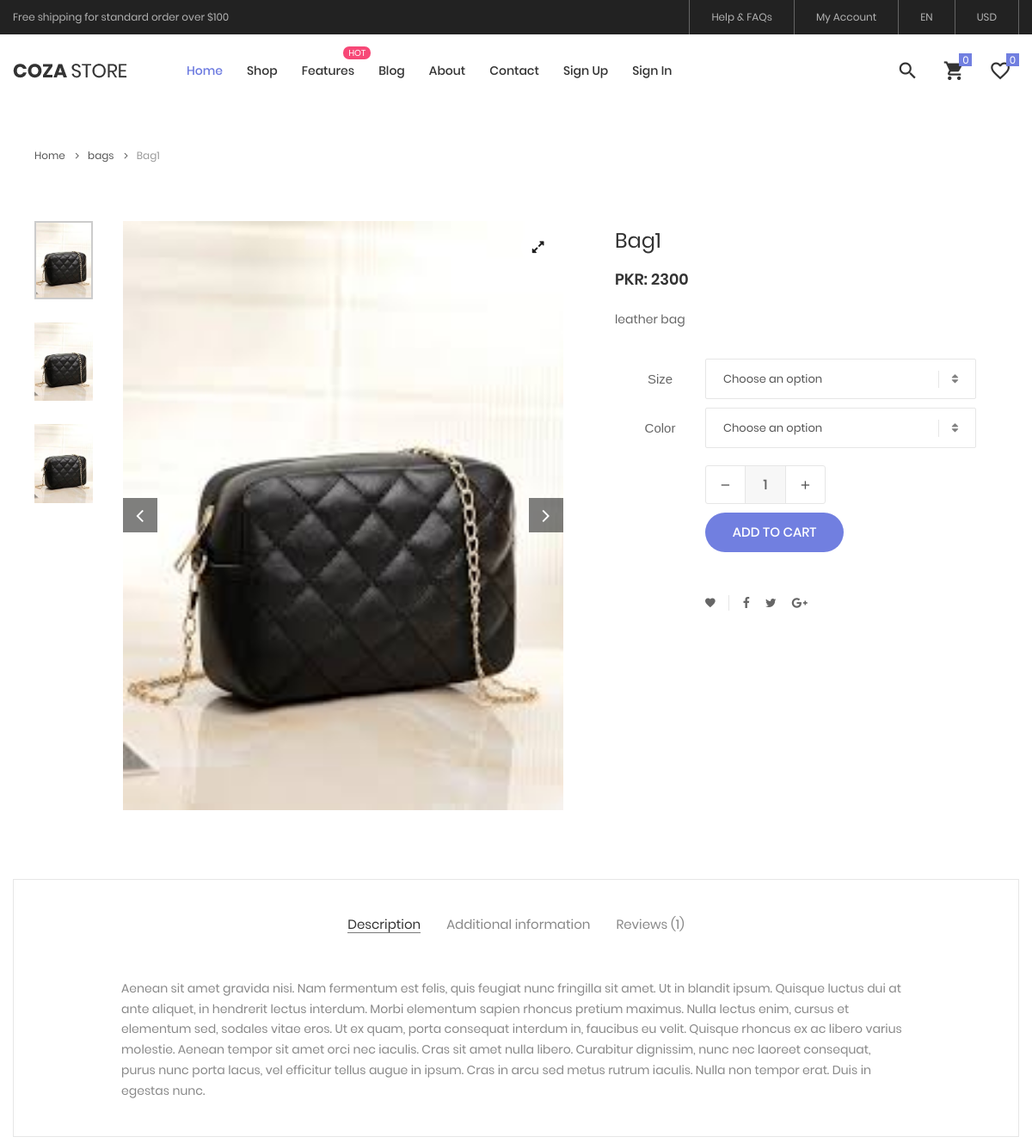
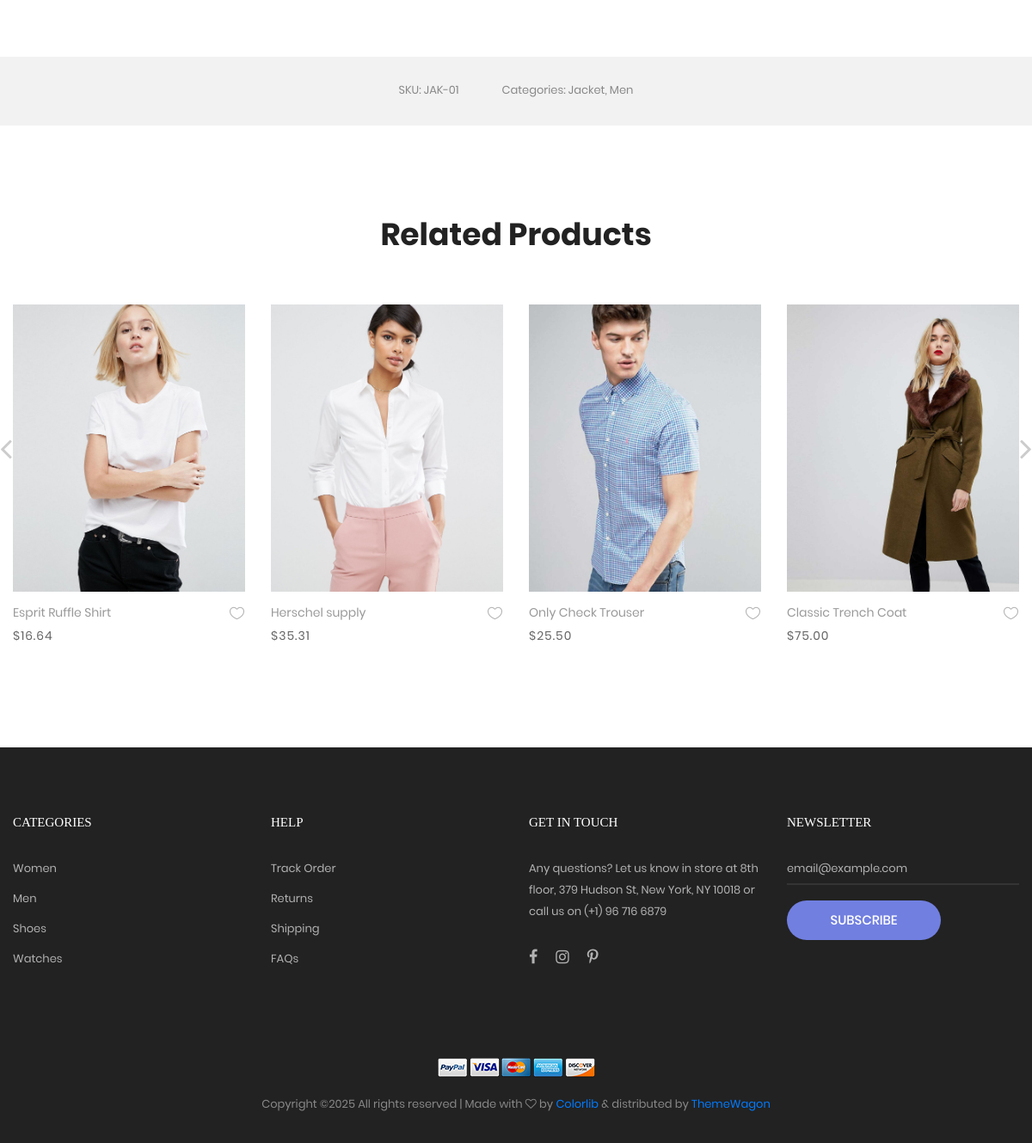
Page /cozastore-master/product-detail.php?pid=7 on the committed database (2 pictures, top to bottom).
### tables this page shows
CREATE TABLE `products` (
  `productId` int(11) NOT NULL,
  `productName` varchar(30) NOT NULL,
  `productPrice` int(11) NOT NULL,
  `productQuantity` int(11) NOT NULL,
  `productImage` varchar(150) NOT NULL,
  `productDesciption` varchar(200) NOT NULL,
  `productCatId` int(11) NOT NULL
);

CREATE TABLE `categories` (
  `id` int(11) NOT NULL,
  `name` varchar(30) DEFAULT NULL,
  `image` varchar(100) DEFAULT NULL
);

### cozastore-master/auth/auth.php (called while the page is built, shortened)
<?php
$proAddress = "../dashmin-1.0.0/img/products/";
?>

### cozastore-master/product-detail.php (the view, shortened to what this page needs)
<?php
include('components/header.php');
if(isset($_GET['pid'])){
	$pid = $_GET['pid'];
	$query = $pdo ->prepare("SELECT `products`.*, `categories`.`name`
FROM `products`
	inner JOIN `categories` ON `products`.`productCatId` = `categories`.`id` where productId = :pid");
	$query ->bindParam("pid",$pid);
	$query->execute();
	$row = $query ->fetch(PDO::FETCH_ASSOC);
}
?>
	<div class="container m-t-100">
		<div class="bread-crumb flex-w p-l-25 p-r-15 p-t-30 p-lr-0-lg">
			<a href="index.php" class="stext-109 cl8 hov-cl1 trans-04">
				Home
				<i class="fa fa-angle-right m-l-9 m-r-10" aria-hidden="true"></i>
			</a>
			<a href="product.php?cid=<?php echo $row['productCatId']?>" class="stext-109 cl8 hov-cl1 trans-04">
			<?php
			echo $row['name'];
			?>
				<i class="fa fa-angle-right m-l-9 m-r-10" aria-hidden="true"></i>
			</a>
			<span class="stext-109 cl4">
			<?php
			echo $row['productName'];
			?>
			</span>
		</div>
	</div>
	<section class="sec-product-detail bg0 p-t-65  p-b-60">
		<div class="container">
			<div class="row">
				<div class="col-md-6 col-lg-7 p-b-30">
					<div class="p-l-25 p-r-30 p-lr-0-lg">
						<div class="wrap-slick3 flex-sb flex-w">
							<div class="wrap-slick3-dots"></div>
							<div class="slick3 gallery-lb">
								<div class="item-slick3" data-thumb="<?php echo $proAddress.$row['productImage']?>">
									<div class="wrap-pic-w pos-relative">
										<img src="<?php echo $proAddress.$row['productImage']?>" alt="IMG-PRODUCT">
										<a class="flex-c-m size-108 how-pos1 bor0 fs-16 cl10 bg0 hov-btn3 trans-04" href="<?php echo $proAddress.$row['productImage']?>">
											<i class="fa fa-expand"></i>
										</a>
									</div>
								</div>
							</div>
						</div>
					</div>
				</div>
				<div class="col-md-6 col-lg-5 p-b-30">
					<div class="p-r-50 p-t-5 p-lr-0-lg">
						<h4 class="mtext-105 cl2 js-name-detail p-b-14">
							<?php echo $row['productName']?>
						</h4>
						<span class="mtext-106 cl2">
						PKR: <?php echo $row['productPrice']?>
						</span>
						<p class="stext-102 cl3 p-t-23">
						<?php echo $row['productDesciption']?>
						</p>
						<div class="p-t-33">
							<div class="flex-w flex-r-m p-b-10">
								<div class="size-203 flex-c-m respon6">
									Size
								</div>
								<div class="size-204 respon6-next">
									<div class="rs1-select2 bor8 bg0">
									</div>
								</div>
							</div>
							<div class="flex-w flex-r-m p-b-10">
								<div class="size-203 flex-c-m respon6">
									Color
								</div>
								<div class="size-204 respon6-next">
									<div class="rs1-select2 bor8 bg0">
									</div>
								</div>
							</div>
<form action="" method="post">
							<div class="flex-w flex-r-m p-b-10">
								<div class="size-204 flex-w flex-m respon6-next">
									<div class="wrap-num-product flex-w m-r-20 m-tb-10">
										<div class="btn-num-product-down cl8 hov-btn3 trans-04 flex-c-m">
											<i class="fs-16 zmdi zmdi-minus"></i>
										</div>
										<input class="mtext-104 cl3 txt-center num-product" type="number" name="proQuantity" value="1">
										<div class="btn-num-product-up cl8 hov-btn3 trans-04 flex-c-m">
											<i class="fs-16 zmdi zmdi-plus"></i>
										</div>
									</div>
									<button  type="submit" name="AddToCart" class="flex-c-m stext-101 cl0 size-101 bg1 bor1 hov-btn1 p-lr-15 trans-04 js-addcart-detail">
										Add to cart
									</button>
								</div>
							</div>
							</form>
						</div>
						<div class="flex-w flex-m p-l-100 p-t-40 respon7">
							<div class="flex-m bor9 p-r-10 m-r-11">
								<a href="#" class="fs-14 cl3 hov-cl1 trans-04 lh-10 p-lr-5 p-tb-2 js-addwish-detail tooltip100" data-tooltip="Add to Wishlist">
									<i class="zmdi zmdi-favorite"></i>
								</a>
							</div>
							<a href="#" class="fs-14 cl3 hov-cl1 trans-04 lh-10 p-lr-5 p-tb-2 m-r-8 tooltip100" data-tooltip="Facebook">
								<i class="fa fa-facebook"></i>
							</a>
							<a href="#" class="fs-14 cl3 hov-cl1 trans-04 lh-10 p-lr-5 p-tb-2 m-r-8 tooltip100" data-tooltip="Twitter">
								<i class="fa fa-twitter"></i>
							</a>
							<a href="#" class="fs-14 cl3 hov-cl1 trans-04 lh-10 p-lr-5 p-tb-2 m-r-8 tooltip100" data-tooltip="Google Plus">
								<i class="fa fa-google-plus"></i>
							</a>
						</div>
					</div>
				</div>
			</div>
			<div class="bor10 m-t-50 p-t-43 p-b-40">
				<div class="tab01">
					<ul class="nav nav-tabs" role="tablist">
						<li class="nav-item p-b-10">
							<a class="nav-link active" data-toggle="tab" href="#description" role="tab">Description</a>
						</li>
						<li class="nav-item p-b-10">
							<a class="nav-link" data-toggle="tab" href="#information" role="tab">Additional information</a>
						</li>
						<li class="nav-item p-b-10">
							<a class="nav-link" data-toggle="tab" href="#reviews" role="tab">Reviews (1)</a>
						</li>
					</ul>
					<div class="tab-content p-t-43">
						<div class="tab-pane fade show active" id="description" role="tabpanel">
							<div class="how-pos2 p-lr-15-md">
								<p class="stext-102 cl6">
									Aenean sit amet gravida nisi. Nam fermentum est felis, quis feugiat nunc fringilla sit amet. Ut in blandit ipsum. Quisque luctus dui at ante aliquet, in hendrerit lectus interdum. Morbi elementum sapien rhoncus pretium maximus. Nulla lectus enim, cursus et elementum sed, sodales vitae eros. Ut ex quam, porta consequat interdum in, faucibus eu velit. Quisque rhoncus ex ac libero varius molestie. Aenean tempor sit amet orci nec iaculis. Cras sit amet nulla libero. Curabitur dignissim, nunc nec laoreet consequat, purus nunc porta lacus, vel efficitur tellus augue in ipsum. Cras in arcu sed metus rutrum iaculis. Nulla non tempor erat. Duis in egestas nunc.
								</p>
							</div>
						</div>
					</div>
				</div>
			</div>
		</div>
		<div class="bg6 flex-c-m flex-w size-302 m-t-73 p-tb-15">
			<span class="stext-107 cl6 p-lr-25">
				SKU: JAK-01
			</span>
			<span class="stext-107 cl6 p-lr-25">
				Categories: Jacket, Men
			</span>
		</div>
	</section>
	<section class="sec-relate-product bg0 p-t-45 p-b-105">
		<div class="container">
			<div class="p-b-45">
				<h3 class="ltext-106 cl5 txt-center">
					Related Products
				</h3>
			</div>
			<div class="wrap-slick2">
				<div class="slick2">
					<div class="item-slick2 p-l-15 p-r-15 p-t-15 p-b-15">
						<div class="block2">
							<div class="block2-pic hov-img0">
								<img src="images/product-01.jpg" alt="IMG-PRODUCT">
							</div>
							<div class="block2-txt flex-w flex-t p-t-14">
								<div class="block2-txt-child1 flex-col-l ">
									<a href="product-detail.html" class="stext-104 cl4 hov-cl1 trans-04 js-name-b2 p-b-6">
										Esprit Ruffle Shirt
									</a>
									<span class="stext-105 cl3">
										$16.64
									</span>
								</div>
								<div class="block2-txt-child2 flex-r p-t-3">
									<a href="#" class="btn-addwish-b2 dis-block pos-relative js-addwish-b2">
										<img class="icon-heart1 dis-block trans-04" src="images/icons/icon-heart-01.png" alt="ICON">
									</a>
								</div>
							</div>
						</div>
					</div>
					<div class="item-slick2 p-l-15 p-r-15 p-t-15 p-b-15">
						<div class="block2">
							<div class="block2-pic hov-img0">
								<img src="images/product-02.jpg" alt="IMG-PRODUCT">
							</div>
							<div class="block2-txt flex-w flex-t p-t-14">
								<div class="block2-txt-child1 flex-col-l ">
									<a href="product-detail.html" class="stext-104 cl4 hov-cl1 trans-04 js-name-b2 p-b-6">
										Herschel supply
									</a>
									<span class="stext-105 cl3">
										$35.31
									</span>
								</div>
								<div class="block2-txt-child2 flex-r p-t-3">
									<a href="#" class="btn-addwish-b2 dis-block pos-relative js-addwish-b2">
										<img class="icon-heart1 dis-block trans-04" src="images/icons/icon-heart-01.png" alt="ICON">
									</a>
								</div>
							</div>
						</div>
					</div>
					<div class="item-slick2 p-l-15 p-r-15 p-t-15 p-b-15">
						<div class="block2">
							<div class="block2-pic hov-img0">
								<img src="images/product-03.jpg" alt="IMG-PRODUCT">
							</div>
							<div class="block2-txt flex-w flex-t p-t-14">
								<div class="block2-txt-child1 flex-col-l ">
									<a href="product-detail.html" class="stext-104 cl4 hov-cl1 trans-04 js-name-b2 p-b-6">
										Only Check Trouser
									</a>
									<span class="stext-105 cl3">
										$25.50
									</span>
								</div>
								<div class="block2-txt-child2 flex-r p-t-3">
									<a href="#" class="btn-addwish-b2 dis-block pos-relative js-addwish-b2">
										<img class="icon-heart1 dis-block trans-04" src="images/icons/icon-heart-01.png" alt="ICON">
									</a>
								</div>
							</div>
						</div>
					</div>
					<div class="item-slick2 p-l-15 p-r-15 p-t-15 p-b-15">
						<div class="block2">
							<div class="block2-pic hov-img0">
								<img src="images/product-04.jpg" alt="IMG-PRODUCT">
							</div>
							<div class="block2-txt flex-w flex-t p-t-14">
								<div class="block2-txt-child1 flex-col-l ">
									<a href="product-detail.html" class="stext-104 cl4 hov-cl1 trans-04 js-name-b2 p-b-6">
										Classic Trench Coat
									</a>
									<span class="stext-105 cl3">
										$75.00
									</span>
								</div>
								<div class="block2-txt-child2 flex-r p-t-3">
									<a href="#" class="btn-addwish-b2 dis-block pos-relative js-addwish-b2">
										<img class="icon-heart1 dis-block trans-04" src="images/icons/icon-heart-01.png" alt="ICON">
									</a>
								</div>
							</div>
						</div>
					</div>
				</div>
			</div>
		</div>
	</section>
	<?php
include('components/footer.php');
?>

### cozastore-master/css/main.css (style rules this page uses)
.container { max-width: 1380px; }
@media (max-width: 1600px) { .container { max-width: 1200px; } }
.slick-slide { outline: none !important; }
.wrap-slick2 { position: relative; margin-right: -15px; margin-left: -15px; }
.wrap-slick3 { position: relative; }
.wrap-slick3-dots { width: 11.111111%; }
.slick3 { width: 83.333333%; }
.tab01 .nav-tabs { display: -webkit-box; display: -webkit-flex; display: -moz-box; display: -ms-flexbox; display: flex; flex-wrap: wrap; justify-content: center; align-items: center; border: none; }
.tab01 .nav-tabs .nav-item { margin: 0px 15px; }
.tab01 .nav-link { font-family: Poppins-Regular; font-size: 15px; color: #888; line-height: 1.2; padding: 0; border-radius: 0px; border: none; border-bottom: 1px solid transparent; -webkit-transition: all 0.4s; -o-transition: all 0.4s; -moz-transition: all 0.4s; transition: all 0.4s; }
.tab01 .nav-link.active { color: #333; border-color: #797979; }
.wrap-num-product { width: 140px; height: 45px; border: 1px solid #e6e6e6; border-radius: 3px; overflow: hidden; }
.btn-num-product-up, .btn-num-product-down { width: 45px; height: 100%; cursor: pointer; }
.num-product { width: calc(100% - 90px); height: 100%; border-left: 1px solid #e6e6e6; border-right: 1px solid #e6e6e6; background-color: #f7f7f7; }
input.num-product { -moz-appearance: textfield; appearance: none; -webkit-appearance: none; }
.tooltip100 { position: relative; }
.tooltip100::after { content: attr(data-tooltip); font-family: Poppins-Regular; font-size: 12px; color: #888; line-height: 18px; white-space: nowrap; display: block; position: absolute; background: #fff; border: 1px solid #ccc; height: 20px; padding: 0px 8px; top: -35px; left: 50%; -webkit-transform: translateX(-50%); -moz-transform: translateX(-50%); -ms-transform: translateX(-50%); -o-transform: translateX(-50%); transform: translateX(-50%); box-shadow: 0 3px 6px 0px rgba(0,0,0,0.18); -moz-box-shadow: 0 3px 6px 0px rgba(0,0,0,0.18); -webkit-box-shadow: 0 3px 6px 0px rgba(0,0,0,0.18); -o-box-shadow: 0 3px 6px 0px rgba(0,0,0,0.18); -ms-box-shadow: 0 3px 6px 0px rgba(0,0,0,0.18); -webkit-transition: all 0.2s; -o-transition: all 0.2s; -moz-transition: all 0.2s; transition: all 0.2s; visibility: hidden; opacity: 0; }
.block2-pic { position: relative; }
.block2-txt-child1 { width: calc(100% - 30px); }
.block2-txt-child2 { width: 30px; }
.cl0 { color: #fff; }
.cl2 { color: #333; }
.cl3 { color: #666; }
.cl4 { color: #999; }
.cl5 { color: #222; }
.cl6 { color: #888; }
.cl8 { color: #555; }
.cl10 { color: #1d1d1d; }
.stext-101 { font-family: Poppins-Medium; font-size: 15px; line-height: 1.466667; text-transform: uppercase; }
.stext-102 { font-family: Poppins-Regular; font-size: 14px; line-height: 1.7; }
.stext-104 { font-family: Poppins-Regular; font-size: 14px; line-height: 1.466667; }
.stext-105 { font-family: Poppins-Regular; font-size: 14px; line-height: 1.466667; letter-spacing: 1px; }
.stext-107 { font-family: Poppins-Regular; font-size: 13px; line-height: 1.923; }
.stext-109 { font-family: Poppins-Regular; font-size: 12px; line-height: 1.833333; }
.mtext-104 { font-family: Poppins-Medium; font-size: 16px; line-height: 1.6; }
.mtext-105 { font-family: Poppins-Regular; font-size: 24px; line-height: 1.5; }
.mtext-106 { font-family: Poppins-SemiBold; font-size: 18px; line-height: 1.388888; }
.ltext-106 { font-family: Poppins-Bold; font-size: 36px; line-height: 1.2; }
.size-101 { min-width: 161px; height: 46px; }
.size-108 { width: 40px; height: 40px; }
.size-203 { width: 105px; }
.size-204 { width: calc(100% - 105px); }
.size-302 { min-height: 80px; }
.bg0 { background-color: #fff; }
.bg1 { background-color: #717fe0; }
.bg6 { background-color: #f2f2f2; }
.bor0 { border-radius: 50%; }
.bor1 { border-radius: 23px; }
.bor8 { border: 1px solid #e6e6e6; border-radius: 2px; }
.bor9 { border-right: 1px solid #e6e6e6; }
.bor10 { border: 1px solid #e6e6e6; }
.how-pos1 { position: absolute; top: 10px; right: 10px; }
.how-pos2 { padding-left: 10.7%; padding-right: 11%; }
.hov-img0 { display: block; overflow: hidden; }
.hov-img0 img { width: 100%; -webkit-transition: transform 0.9s ease; -o-transition: transform 0.9s ease; -moz-transition: transform 0.9s ease; transition: transform 0.9s ease; }

### rows in the picture
products: productCatId.name "bags", productName "Bag1", productImage (picture), productPrice "2300", productDesciption "leather bag"
